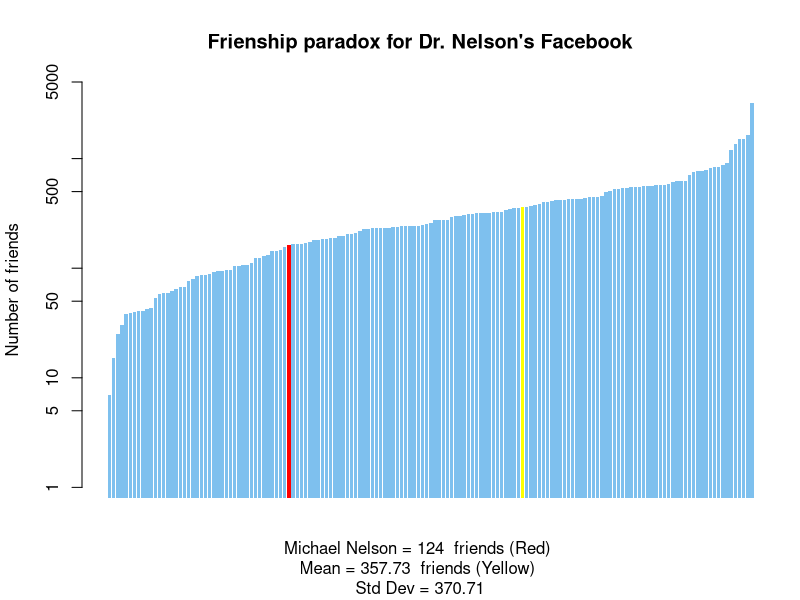
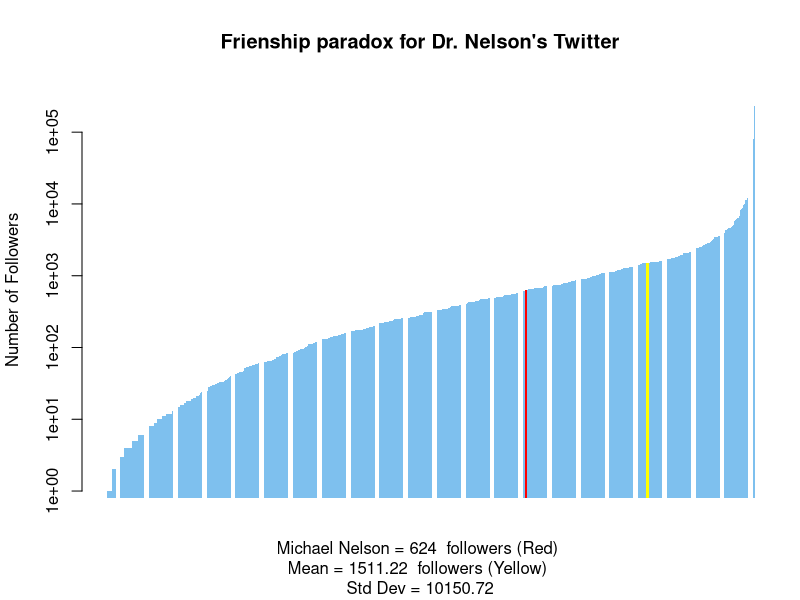

Write R code to recreate these figures, in order.
facebook <- unlist(read.table("p1.txt"))
twitter <- unlist(read.table("p2.txt"))

facebook = sort(facebook)
twitter = sort(twitter)+1

m = round(mean(facebook),2)
s = round(sd(facebook),2)
colors = c("skyblue2", "red","yellow")
cols = ifelse(
          (facebook == 164), colors[2],
          (ifelse(
            abs(facebook - m) < 2 , colors[3] , colors[1])))

barplot(facebook, 
        col= cols,
        border = NA , 
        ylim=c(0.8,5000), 
        xlim=c(0,180), 
        ylab="Number of friends" , 
        xaxt='n' , 
        main="Frienship paradox for Dr. Nelson's Facebook", 
        sub = paste("Michael Nelson =", 124," friends (Red)", "\nMean =", m, " friends (Yellow)", "\nStd Dev =", s) , 
        log='y')

m = round(mean(twitter),2)
s = round(sd(twitter),2)
cols = ifelse(
  (twitter == 625), colors[2],
  (ifelse(
    abs(twitter - m) < 10 , colors[3] , colors[1])))

barplot(twitter, 
        col= cols, 
        border = NA  ,
        xlim=c(0,length(twitter)+100),
        ylim=c(0.8,500000), 
        ylab="Number of Followers" , 
        xaxt='n',  
        main="Frienship paradox for Dr. Nelson's Twitter", 
        sub = paste("Michael Nelson =", 624," followers (Red)", "\nMean =", m, " followers (Yellow)", "\nStd Dev =", s) , 
        log='y')
